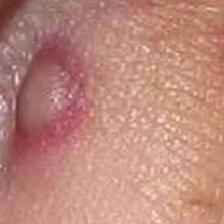
#> input picture img/M17_02.jpg, 224 x 224 px, found by its file name
$ python main.py   (older library calls are emulated)
#> lines starting #> are read from the running program, lines starting #| are printed output that depends on the picture
import skimage.color as color
import cv2
import numpy as np
import matplotlib.pyplot as plt
import math
import matplotlib.cm as cm
import scipy


# Calculates the color difference between surrounding Lab to Lab and Luv to Luv color pixels
def color_difference(lab_i, lab_j, luv_i, luv_j, alpha1):
    import numpy as np

    # sets alpha if not provided
    if alpha1 is None:
        alpha1 = 1.0
    # Difference between L in LAB for two given pixels
    delta_l = lab_i[0] - lab_j[0].copy()
    # Difference between L in LAB for two given pixels squared
    delta_l2 = ((lab_i[0] - lab_j[0])**2).copy()
    # Difference between A in LAB for two given pixels squared
    delta_a2 = ((lab_i[1] - lab_j[1])** 2).copy()
    # Difference between B in LAB for two given pixels squared
    delta_b2 = ((lab_i[2] - lab_j[2])** 2).copy()
    r = 3.59210244843  #2.54 * sqrt(2) from Kim, et al. paper
    # Color difference calculated by Eq(4) in Kim, et al paper
    g = np.power(np.add(delta_l2, np.power(np.divide(np.multiply(alpha1, np.power(np.add(delta_a2, delta_b2), 0.5)), r), 2)), .5)

    # Compute LHKi and j based on LUV values using luv2lhk function
    lhk_i = luv2lhk(luv_i[0], luv_i[1], luv_i[2])
    lhk_j = luv2lhk(luv_j[0], luv_j[1], luv_j[2])
    # difference between LHK i and j
    delta_lhk = lhk_i - lhk_j
    # compute sign for relative ordering of pixels. If sign(LHK) is 0, then use sign(delta_l),
    # if delta_l is 0, then use the sign(delta-l + delta_a + delta_b) as described in the Kim, et al. paper
    if delta_lhk == 0:
        if delta_l == 0:
            sign_g = np.sign(np.power(delta_l2, 1.5) + np.power(delta_a2, 1.5) + np.power(delta_b2, 1.5))
        else:
            sign_g = np.sign(delta_l)
    else:
        sign_g = np.sign(delta_lhk)

    g = sign_g * g

    return g


# Converts CIELUV colorspace to Helmholtz-Kohlrausch (H-K) lightness predictor from
# the 1997 Nayatani paper. The values for the following equations (and the equations
# themselves were obtained from "Simple Estimation Methods for the Helmholtz-Kohlrausch
# Effect" by Yoshinobu Nayatani.
def luv2lhk(l, u, v):
    import math

    # Coefficient for specifying the adaptive luminance dependency of the H-K effect Eq(5)
    kbr = 0.2717 * (((6.469 + 6.362 * 20)**0.4495)/(6.469 + 20)**0.4495)
    # Metric saturation of the test chromatic light with x,y Eq(6)
    suv = 13 * ((u - 0.20917) ** 2 + (v - 0.48810) ** 2) ** 0.5
    # Theta for q(theta) given by Eq(4)
    theta = math.atan((u - 0.20917) / (v - 0.44810))
    # Function for predicting the change of the H-K effect in different hues Eq(3)
    qtheta = - 0.01585 - 0.03017 * math.cos(theta) - 0.04556 * math.cos(2 * theta) - 0.02677 * math.cos(
        3 * theta) - 0.00295 * math.cos(4 * theta) + 0.14592 * math.sin(theta) + 0.05084 * math.sin(
        2 * theta) - 0.01900 * math.sin(3 * theta) - 0.00764 * math.sin(4 * theta)
    # Calculation for LHK from Kim, et al paper LHK = L + Lf(theta)S
    lhk = l + (-0.1340 * qtheta + 0.0872 * kbr) * suv * l

    return lhk


# read in image
img2 = cv2.imread('img\M17_02.jpg', flags=cv2.IMREAD_COLOR)
#> img2 is the input picture: shape (224, 224, 3); mean B, G, R 122.9, 135.7, 188

img = cv2.cvtColor(img2, cv2.COLOR_RGB2BGR)

# normalize image if not already in correct format
if img.dtype != 'float32':
    img = cv2.normalize(img.astype('float32'), None, 0.0, 1.0, cv2.NORM_MINMAX)
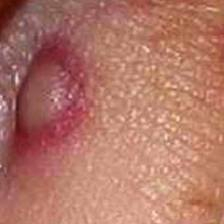
#> img: shape (224, 224, 3) float32; mean R, G, B 0.698, 0.463, 0.405

# get dimensions of input image
x, y, z = img.shape
#> x = 224; y = 224; z = 3

# store a copy of original image for comparison
img1 = np.zeros((x, y, z))
img1 = img.copy()

alpha = None

# Convert to colorspaces CIELAB, CIELUV, and CIELCH
lab = color.rgb2lab(img)  # - RGB to LAB
#> lab: shape (224, 224, 3) float32; mean of channels 0, 1, 2 55.4, 21.9, 18
luv = color.rgb2luv(img)  # - RGB to LUV
#> luv: shape (224, 224, 3) float32; mean of channels 0, 1, 2 55.4, 41.9, 18.6
LCH = color.lab2lch(img)  # - LAB to LCH
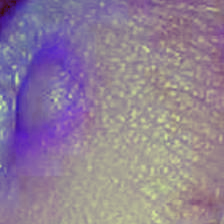
#> LCH: shape (224, 224, 3) float32; mean R, G, B 0.698, 0.616, 0.724; drawn with min black and max white

# Compute G(x, y) for image
Gx = np.zeros((x, y))   # Create empty array for Gx component
Gy = np.zeros((x, y))   # Create empty array for Gy component
for i in range(1, x-1):
    for j in range(1, y-1):
        #Calculate the Gx and Gy per pixel using color difference from Eq 3 (on pg 2 of paper)
        Gx[i, j] = color_difference(lab[i + 1, j, :], lab[i - 1, j, :], luv[i + 1, j, :], luv[i - 1, j, :], alpha)
#> (the run stopped early here; a loop or call above may not have finished)
